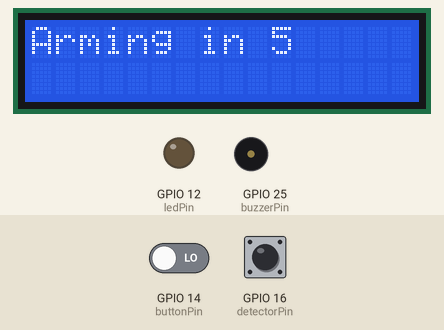
The sketch below on a simulated ESP32. Shown: 16×2 character LCD, output pins drawn as LEDs (lit = HIGH), buzzer (waves = sounding). The inputs (shaded band) are chosen by the test bench; at power-on: GPIO 14 (buttonPin) LOW, GPIO 16 (detectorPin) HIGH.

Above: at 0.6 s.
At 5.9 s:
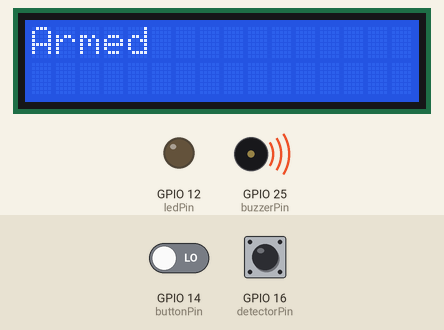
At 6.5 s:
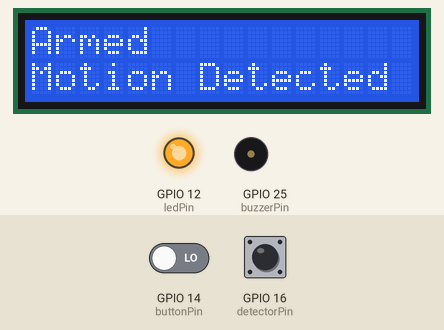
At 12.0 s:
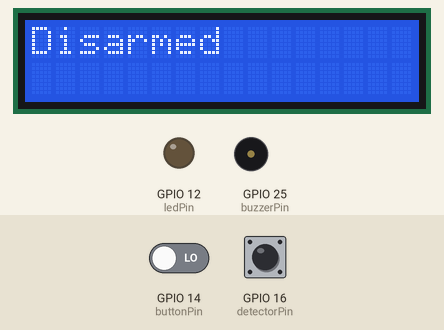
Timing chart, 0 to 40.0 s (numbered marks = the images above):
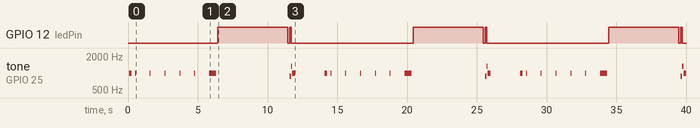

Measured:
- by itself, GPIO 12 (ledPin): repeats every 14.0 s: LOW 0.15 s, HIGH 0.10 s, LOW 8.8 s, HIGH 5.0 s
- by itself, tone on GPIO 25 (buzzerPin): plays 1000 Hz for 0.05 s, 1000 Hz for 0.05 s, 1000 Hz for 0.05 s, 1000 Hz for 0.05 s, 1000 Hz for 0.05 s, 1000 Hz for 0.05 s … (42 notes in this stretch)
- what the display in image 0 shows lasts 1.0 s, from 0.6 s to 1.6 s
- what the display in image 1 shows lasts 0.6 s, from 5.8 s to 6.4 s
- what the display in image 2 shows lasts 5.2 s, from 6.4 s to 11.6 s

The sketch:

alarm.ino
```cpp
#include <BuzzerESP32.h>
#include <LiquidCrystal_I2C.h>

// All pin connections
#define detectorPin 16
#define ledPin 12
#define buzzerPin 25
#define buttonPin 14

// Buzzer frequencies
#define NOTE_LOW 880
#define NOTE_HIGH 1320
#define NOTE_BEEP 1000

// Delays
#define btnPressDebounce 10
#define detectionDelay 5000

// Different alarm states
#define STATE_DISARMED 0
#define STATE_ARMED 1
#define STATE_TRIGGERED 2

int state = STATE_DISARMED; // State machine

// LCD screen initializaton
LiquidCrystal_I2C lcd(0x27, 16, 2);

// Buzzer initialization
BuzzerESP32 buzzer(buzzerPin);


void tripleBeep() {
    // Buzzer beeps 3 times in quick succession
    for (int i = 0; i < 3; i++) {
        buzzer.playTone(NOTE_BEEP, 50);
        delay(10);
    }
}

boolean buttonPressed(int pin) {
    if (digitalRead(pin) == 0) {
        return true;
    }

    return false;
}

// Disarmed state handler
void handleDisarmed() {
    lcd.clear();
    lcd.print("Press To Arm");

    if (buttonPressed(buttonPin)) {
        tripleBeep();

        // LCD screen countdown
        delay(250);
        for (int i = 5; i >= 1; i--) {
            buzzer.playTone(NOTE_BEEP, 50);

            lcd.clear();
            lcd.print("Arming in ");
            lcd.print(i);

            delay(1000);
        }

        lcd.clear();
        lcd.print("Armed");
        buzzer.playTone(NOTE_BEEP, 500);

        // STATE CHANGE
        state = STATE_ARMED;
    }
}

// Armed state handler
void handleArmed() {
    lcd.setCursor(0, 1);

    // Motion detection
    // Motion sensor takes 3 seconds to reset after motion detection.
    // Therefore 4 sec error margin eliminates accidental alarm triggers.
    if (digitalRead(detectorPin) == 1) {
        lcd.print("Motion Detected");
        digitalWrite(ledPin, HIGH);

        delay(detectionDelay);

        digitalWrite(ledPin, LOW);
        if (digitalRead(detectorPin) == 1) {
            // STATE CHANGE
            state = STATE_TRIGGERED;
        }
    }
    lcd.print("                ");
}

// Triggered state handler
void handleTriggered() {
    // Alarm trigger LCD message
    lcd.clear();
    lcd.print("Alarm Triggered");
    lcd.setCursor(0, 1);
    lcd.print("Press to disarm");

    // Audio and visual alarm
    // until button is pressed
    do {
        digitalWrite(ledPin, HIGH);
        buzzer.playTone(NOTE_LOW, 100);

        digitalWrite(ledPin, LOW);
        buzzer.playTone(NOTE_HIGH, 100);
    } while (!buttonPressed(buttonPin));

    state = STATE_DISARMED;

    tripleBeep();
    lcd.clear();
    lcd.print("Disarmed");

    delay(2000);
}

// ======== Main Loop ========

void setup() {
    Serial.begin(9600);

    lcd.init();
    lcd.backlight();

    pinMode(detectorPin, INPUT_PULLUP);
    pinMode(ledPin, OUTPUT);
}

void loop() {
    switch (state) {
        case STATE_DISARMED:
            handleDisarmed();
            break;
        case STATE_ARMED:
            handleArmed();
            break;
        case STATE_TRIGGERED:
            handleTriggered();
            break;
    }
    delay(100);
}
```
